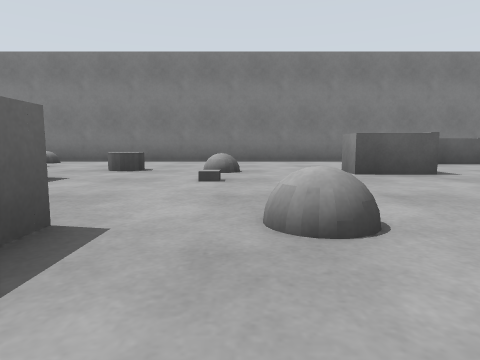
view 1 (above)

23 first-person views from a walk through a robot-simulator world made for Gazebo. The camera is 0.33 m above the floor, tilts 6° down and sees 75° across. The floor is counted in squares, 1 m on a side. Each view is taken from the middle of a square. On the plan, view 1 faces up. The plan holds only what a view shows up to about 9 squares ahead; the rest is blank.

view 2
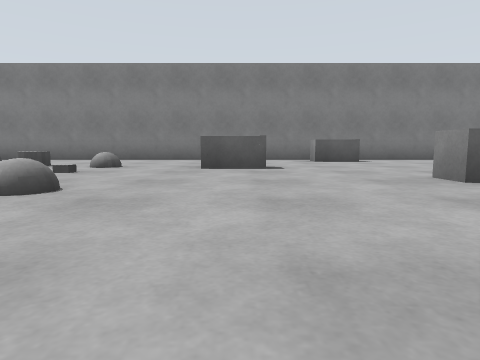

view 3
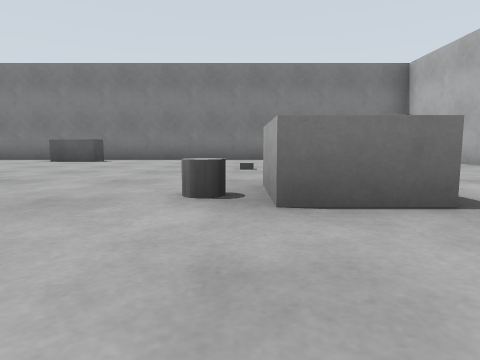

view 4
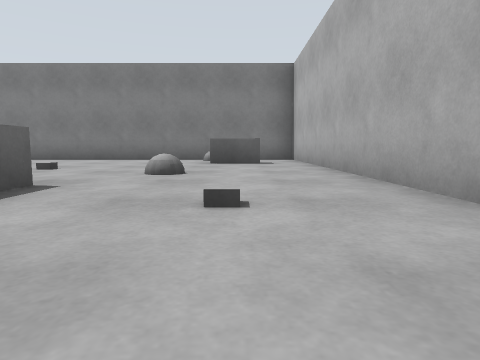

view 5
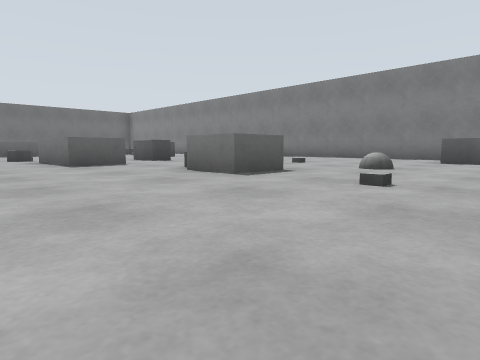

view 6
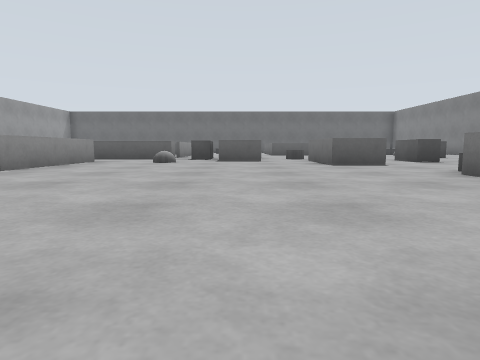

view 7
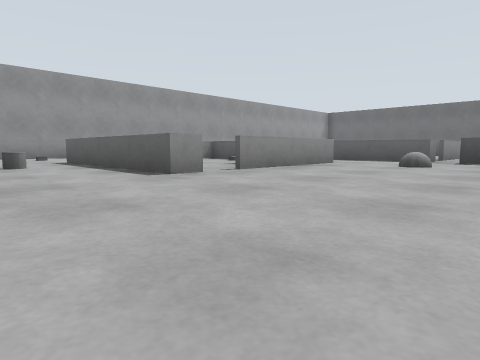

view 8
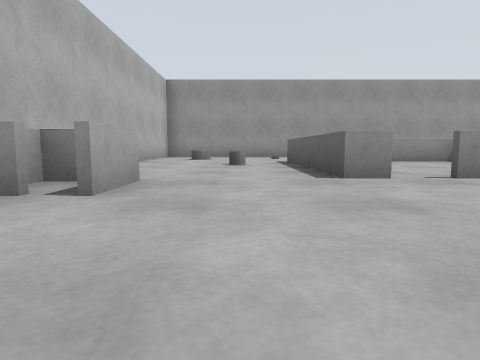

view 9
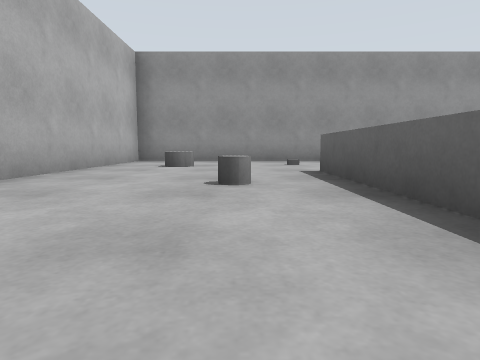

view 10
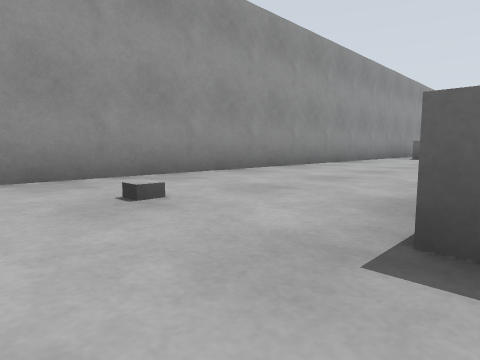

view 11
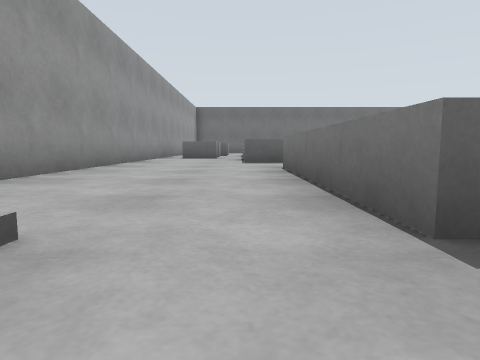

view 12
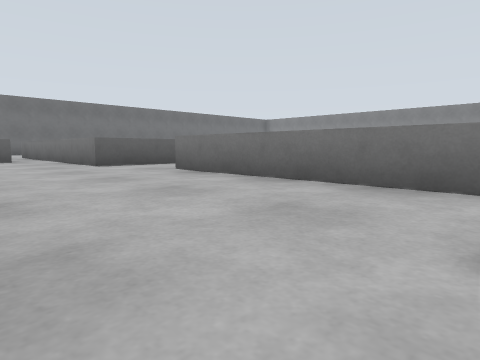

view 13
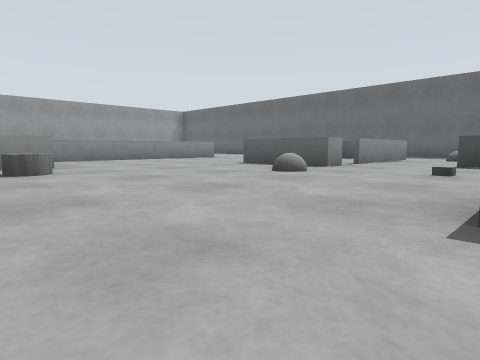

view 14
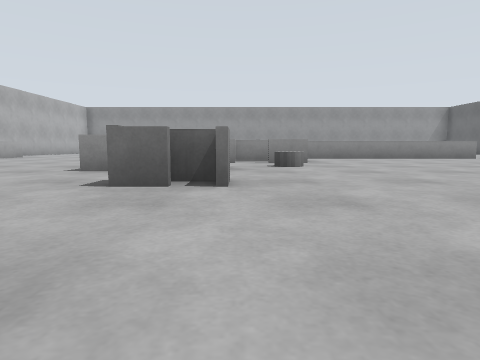

view 15
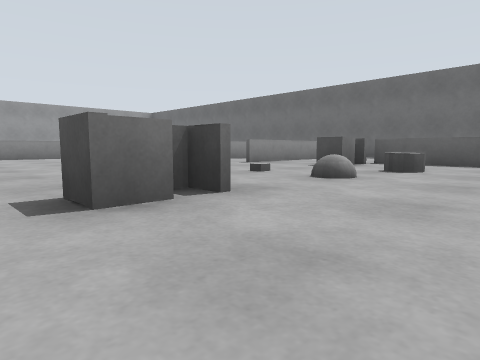

view 16
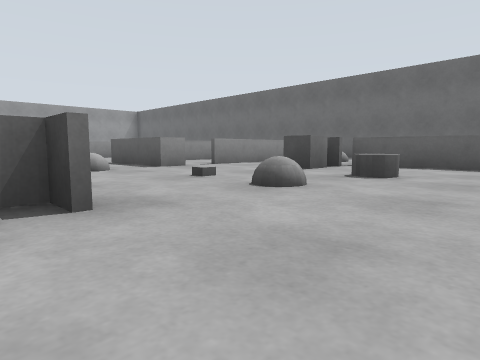

view 17
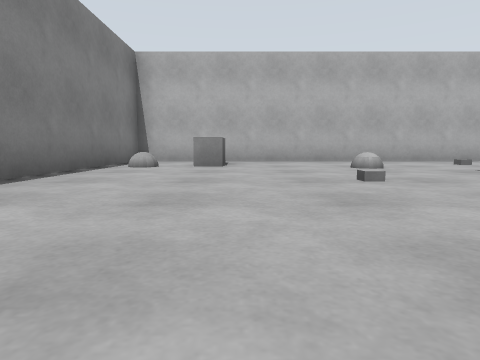

view 18
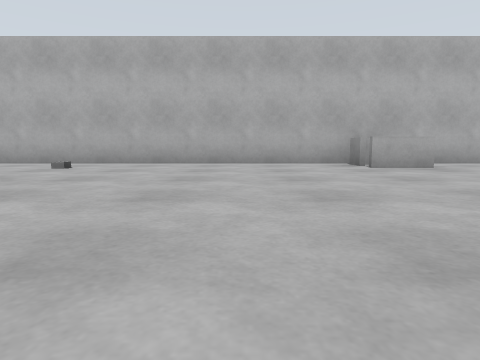

view 19
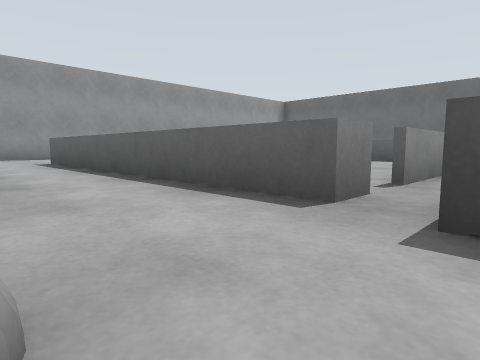

view 20
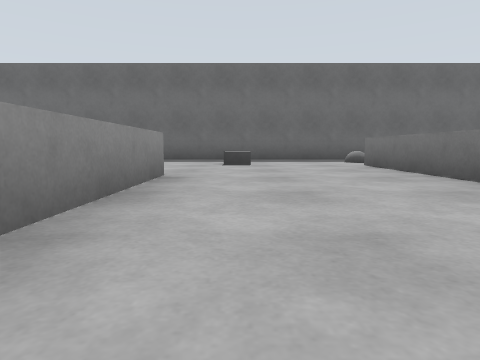

view 21
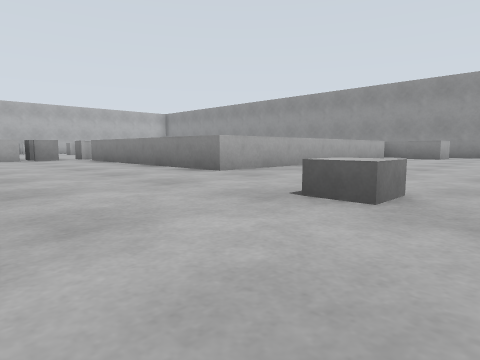

view 22
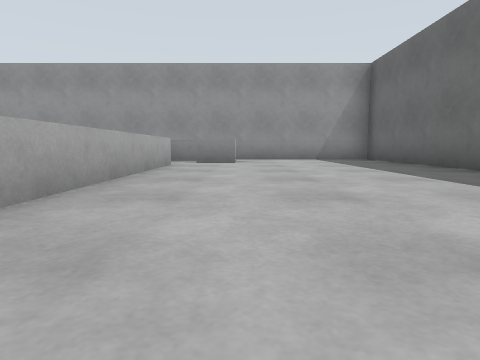

view 23
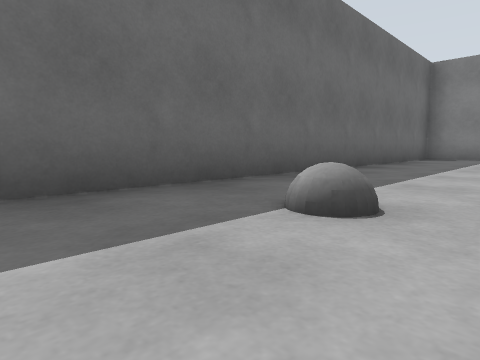

### Floor plan
Points are (right, up) in squares from view 1. A wall is a line through its corners. A room is listed if a view was taken in it or the views show most of it. See-through windows are left out.
Room 1 (views 1, 2, 3, 4, 5, 6, 7, 8, 13, 14, 15, 16, 17, 18, 19, 20)
walls: (5.8, 0.7) (6.2, 0.7) (6.2, -0.3) (4.1, -0.3); (4.1, 2) (4.8, 2); (4.5, 2.4) (5.1, 2.4) (5.1, 1.9) (4.1, 1.9) (4.1, 2.5); (4.6, -1.4) (4.6, -2.5); (2.5, -1.5) (3.5, -1.5); (3.2, -2.4) (4.1, -2.4); (9.2, 1.8) (9.2, 0.7) (8.4, 0.7); (3, -2.8) (3.6, -2.8) (3.6, -3.4); (2.6, -2.6) (2.6, -2.1); (1.9, 4.3) (2.4, 4.3) (2.4, 3.8) (1.4, 3.8) (1.4, 4.4); (1.5, 4.4) (1.5, 3.9); (2.6, -3.4) (2.6, -2.7); (3.3, -3.9) (3.3, -5.4); (4.6, 6.6) (4.6, 6.1) (3.7, 6.1) (3.7, 6.6); (4.9, -5.3) (7.8, -5.3); (-1.4, 1.3) (-0.8, 1.3) (-0.8, -0.7); (-1.9, -0.7) (-3.5, -0.7); (8.4, -5.3) (8.9, -5.3); (-2.6, 3.4) (-2.1, 3.4) (-2.1, 2.9); (11.4, -4.1) (12, -4.1); (-2.7, -3.9) (2.1, -3.9); (11.9, -5) (11.9, -4.2); (12.4, -4.5) (12.4, 7.4) (-3.6, 7.4); (-3.5, 5.4) (-3.5, 3.4); (-4.9, 1.3) (-2, 1.3)
ways out: opening at (4, -6) to room 2; opening at (10, -5) to room 2; opening at (-6, 2) to room 3; opening at (-4.5, 6.5) to room 3; opening at (-4, -2.5) to room 3; opening at (8, -6) to room 4; gap at (2, -4); gap at (4, 0)
objects: other object (-5, 2); grey cylinder (-2, 5); grey ball (0, 1); grey box (0, 3); grey ball (0, 4); grey cylinder (3, 0); grey ball (5, -4); grey cylinder (8, 1); grey box (8, 4); grey ball (10, 3); grey ball (10, 7); grey box (11, 1)
Room 2 (views 9, 10, 11, 12)
walls: (8.9, -5.3) (8.9, -9.3) (4.9, -9.3); (11, -5.1) (11, -4); (3.3, -5.4) (3.3, -9.9) (-1.7, -9.9); (0.7, -10.6) (0.7, -11.7); (0.5, -12.4) (12.4, -12.4) (12.4, -4.5)
ways out: opening at (4, -6) to room 1; opening at (10, -5) to room 1
objects: grey box (9, -11); grey cylinder (10, -8); grey cylinder (11, -10)
Room 3 (views 21, 22, 23)
walls: (-3.5, -0.7) (-4.9, -0.7); (-7.4, -8.4) (-7.4, -12.4) (-1.4, -12.4); (-2.7, -10) (-2.7, -3.9); (-3.9, -11.5) (-3.9, -10.5) (-3, -10.5); (-6.2, 7.4) (-7.4, 7.4) (-7.4, -5.1); (-3.6, 7.4) (-4.6, 7.4)
ways out: opening at (-6, 2) to room 1; opening at (-4.5, 6.5) to room 1; opening at (-4, -2.5) to room 1
objects: grey ball (-6, 0); grey box (-5, -3); other object (-4, 7)
Room 4 (no view inside)
walls: (5.1, -8.1) (5.1, -8.9); (5.1, -9.2) (6.5, -9.2)
ways out: opening at (8, -6) to room 1
objects: other object (6, -8)

Positions as (right, up) in squares from view 1, and headings:
1: (0, 0), facing up
2: (2, -1), facing up
3: (8, -1), facing up
4: (11, -1), facing up
5: (12, -2), facing up-left
6: (12, -2), facing left
7: (11, -2), facing down-left
8: (10, -2), facing down
9: (10, -5), facing down
10: (10, -9), facing down-left
11: (10, -10), facing left
12: (9, -12), facing up-left
13: (4, 4), facing down-left
14: (4, 5), facing down
15: (3, 6), facing down-left
16: (2, 6), facing down-left
17: (5, 5), facing right
18: (6, -2), facing right
19: (5, -3), facing down-left
20: (1, -3), facing left
21: (-6, -1), facing down-right
22: (-4, -4), facing down
23: (-5, -2), facing up-left
